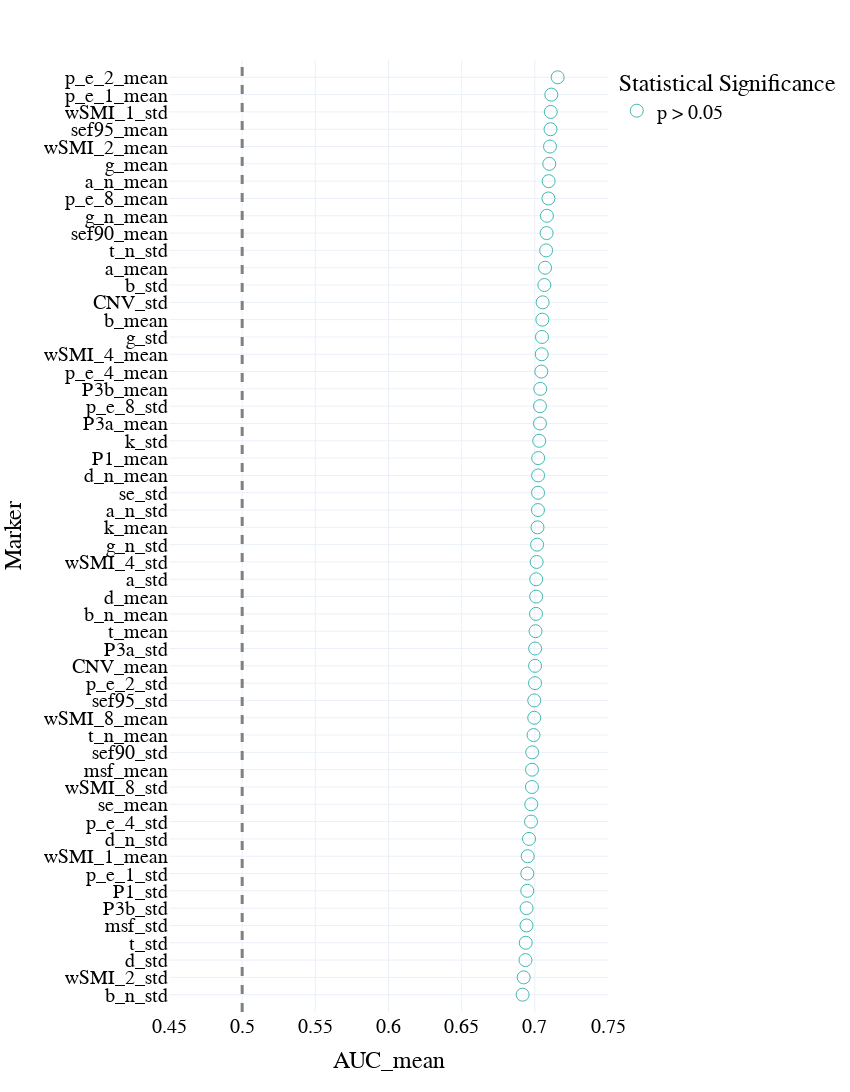

Notebook cell for this chart:
### Code cell
mw_glmm = pd.read_csv(os.path.join(results_path, 'univariate_glmm_mw.csv'))

# segment_mw_roc = segment_mw_roc.sort_values(by = 'AUC', ascending = False).head(10).append(segment_mw_roc.sort_values(by = 'AUC', ascending = False).tail(10))

fig = px.scatter(mw_glmm.sort_values(by = 'AUC_mean'),x = 'AUC_mean', y = 'Marker', template = "plotly_white", symbol = 'significant', 
                 symbol_sequence = ['circle-open','circle','hexagram' ],
#                  color = 'significant',
                 color_discrete_sequence = [lblue, green,orange, pink], 
                 
                 category_orders = {'significant': ['p > 0.05','p < 0.05 uncorrected', 'p < 0.05 FDR corrected']},
                 labels = {'AUC': 'sTUT>dTUT              sTUT<dTUT', 'significant': 'Statistical Significance', 'markers':''}
                )
fig.add_vline(x=0.5, line_width=3, line_dash="dash", line_color="grey")
fig.update_traces(marker=dict(size = 13))

fig.update_layout(
    width=850,
    height=1300,
#     autosize = True, 
    template = 'plotly_white',
        font=dict(
        family="Times new roman",
        size=20,
        color="black"
    ),
    xaxis = dict(
            visible=True,
            range = [0.45,0.75], 
            tickfont = {"size": 20},
        ),
    yaxis = dict(
        tickfont = {"size": 20},
        autorange = False,    
        automargin = True,
        range = [-1,len(mw_glmm)],
        dtick = 1
        ),
    showlegend=True, 

)

fig.show()
# pio.write_json(fig, 'Figs/univariate_roc_mw_segment.plotly')
fig.write_image( os.path.join(fig_path, 'univariate_roc_mw_segment.png'))
fig.write_image( os.path.join(fig_path, 'univariate_roc_mw_segment.pdf'))

### Figure 1 — Plotly figure (JSON) as saved in the notebook; plotly's stock layout.template omitted (floating-point values rounded to 4 significant figures)
{"data": [{"hovertemplate": "Statistical Significance=p > 0.05<br>AUC_mean=%{x}<br>Marker=%{y}<extra></extra>", "legendgroup": "p > 0.05", "marker": {"color": "#42B9B2", "size": 13, "symbol": "circle-open"}, "mode": "markers", "name": "p > 0.05", "orientation": "h", "showlegend": true, "type": "scatter", "x": [0.6917, 0.6924, 0.6936, 0.6938, 0.6943, 0.6944, 0.6948, 0.6949, 0.6951, 0.696, 0.6974, 0.6976, 0.698, 0.6981, 0.6982, 0.6991, 0.6996, 0.6996, 0.7001, 0.7001, 0.7002, 0.7005, 0.7008, 0.7009, 0.7009, 0.7012, 0.7015, 0.7018, 0.7021, 0.7022, 0.7022, 0.7023, 0.703, 0.7035, 0.7035, 0.7037, 0.7044, 0.7047, 0.7049, 0.7052, 0.7053, 0.7065, 0.707, 0.7077, 0.7081, 0.7083, 0.7093, 0.7094, 0.7099, 0.7104, 0.7107, 0.7109, 0.7113, 0.7156], "xaxis": "x", "y": ["b_n_std", "wSMI_2_std", "d_std", "t_std", "msf_std", "P3b_std", "P1_std", "p_e_1_std", "wSMI_1_mean", "d_n_std", "p_e_4_std", "se_mean", "wSMI_8_std", "msf_mean", "sef90_std", "t_n_mean", "wSMI_8_mean", "sef95_std", "p_e_2_std", "CNV_mean", "P3a_std", "t_mean", "b_n_mean", "d_mean", "a_std", "wSMI_4_std", "g_n_std", "k_mean", "a_n_std", "se_std", "d_n_mean", "P1_mean", "k_std", "P3a_mean", "p_e_8_std", "P3b_mean", "p_e_4_mean", "wSMI_4_mean", "g_std", "b_mean", "CNV_std", "b_std", "a_mean", "t_n_std", "sef90_mean", "g_n_mean", "p_e_8_mean", "a_n_mean", "g_mean", "wSMI_2_mean", "sef95_mean", "wSMI_1_std", "p_e_1_mean", "p_e_2_mean"], "yaxis": "y"}], "layout": {"font": {"color": "black", "family": "Times new roman", "size": 20}, "height": 1300, "legend": {"title": {"text": "Statistical Significance"}, "tracegroupgap": 0}, "margin": {"t": 60}, "shapes": [{"line": {"color": "grey", "dash": "dash", "width": 3}, "type": "line", "x0": 0.5, "x1": 0.5, "xref": "x", "y0": 0, "y1": 1, "yref": "y domain"}], "showlegend": true, "width": 850, "xaxis": {"anchor": "y", "domain": [0, 1], "range": [0.45, 0.75], "tickfont": {"size": 20}, "title": {"text": "AUC_mean"}, "visible": true}, "yaxis": {"anchor": "x", "automargin": true, "autorange": false, "domain": [0, 1], "dtick": 1, "range": [-1, 54], "tickfont": {"size": 20}, "title": {"text": "Marker"}}}}
